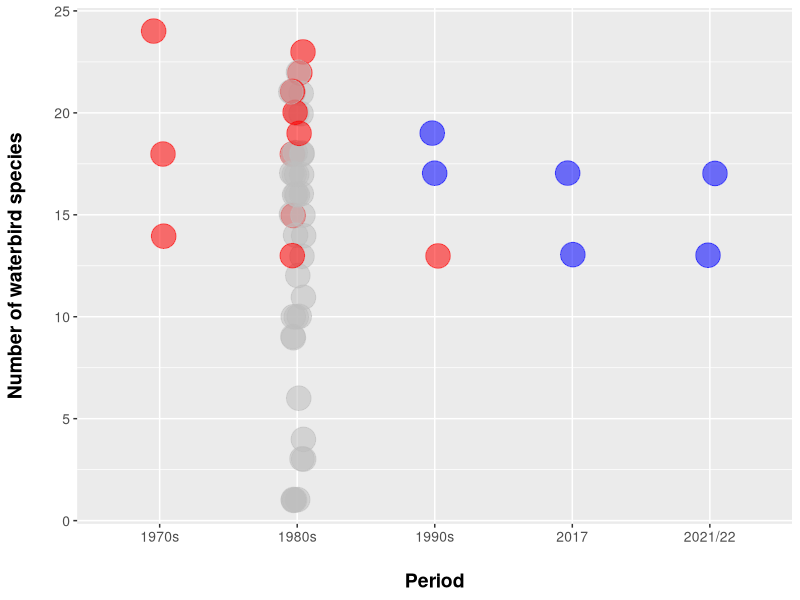
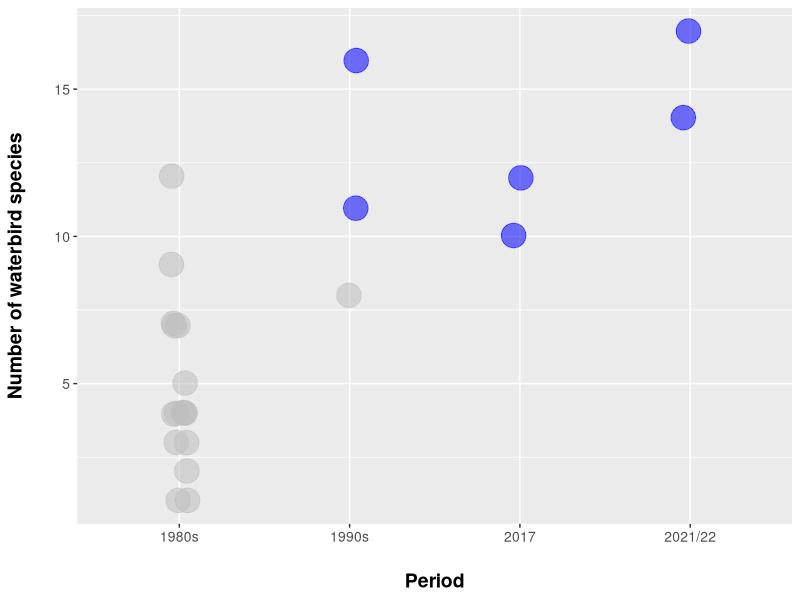
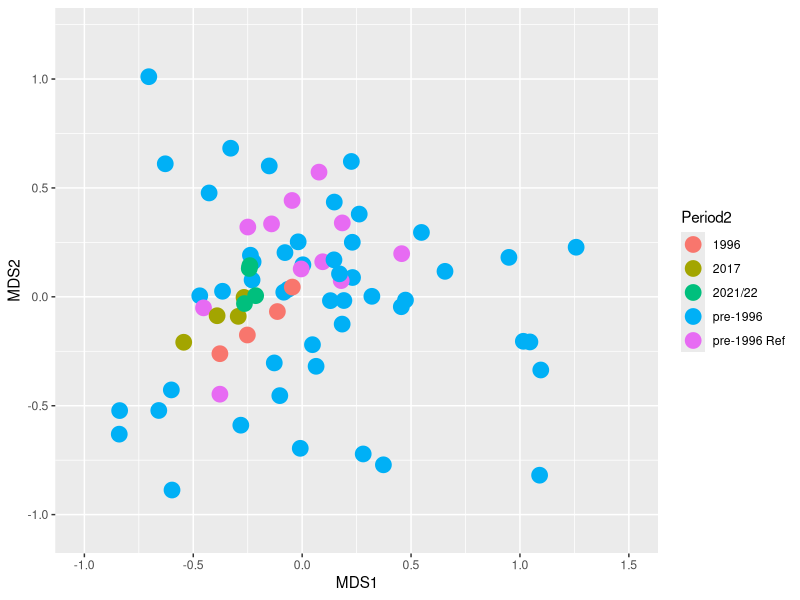
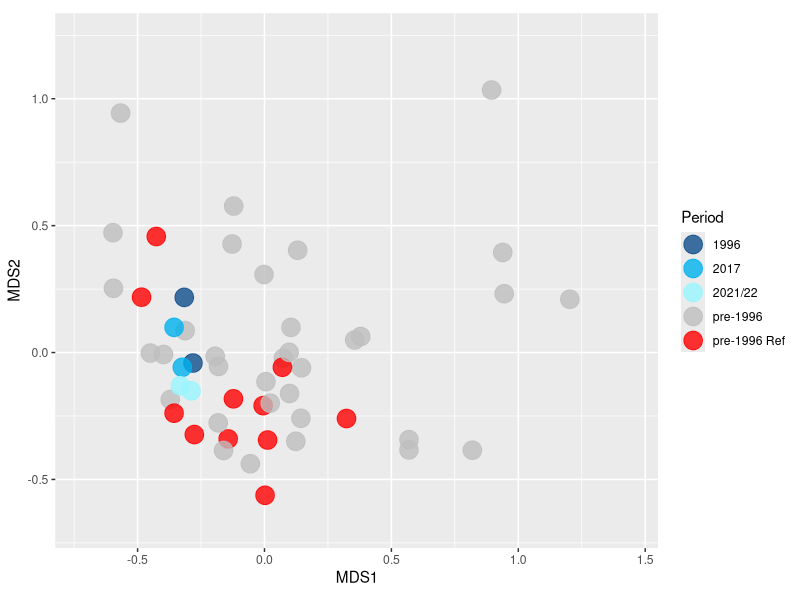
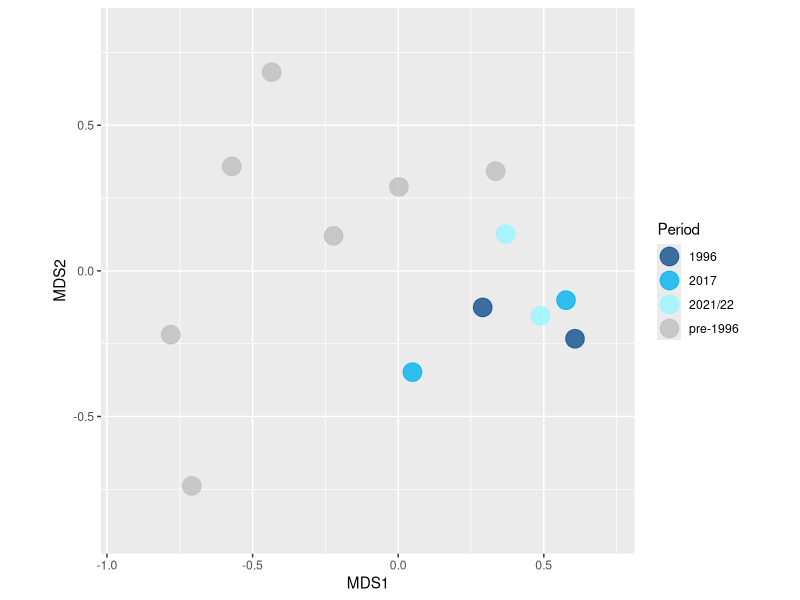
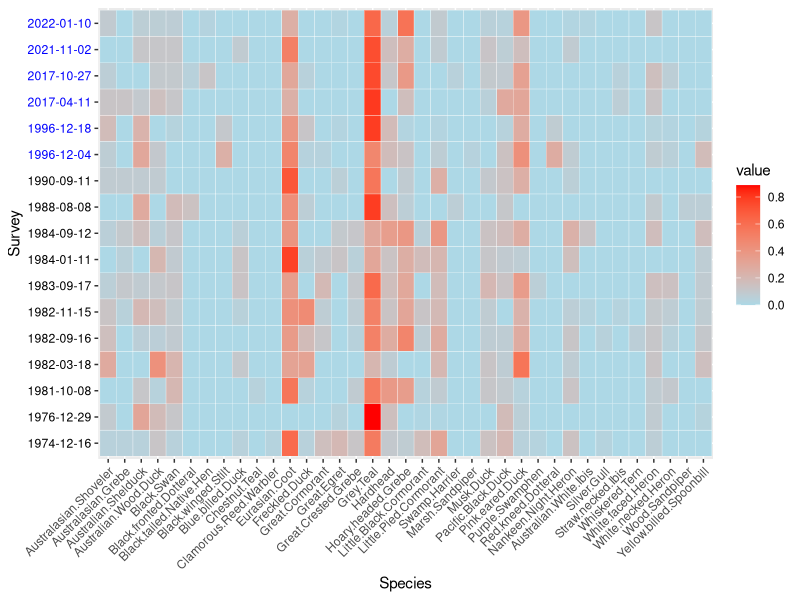
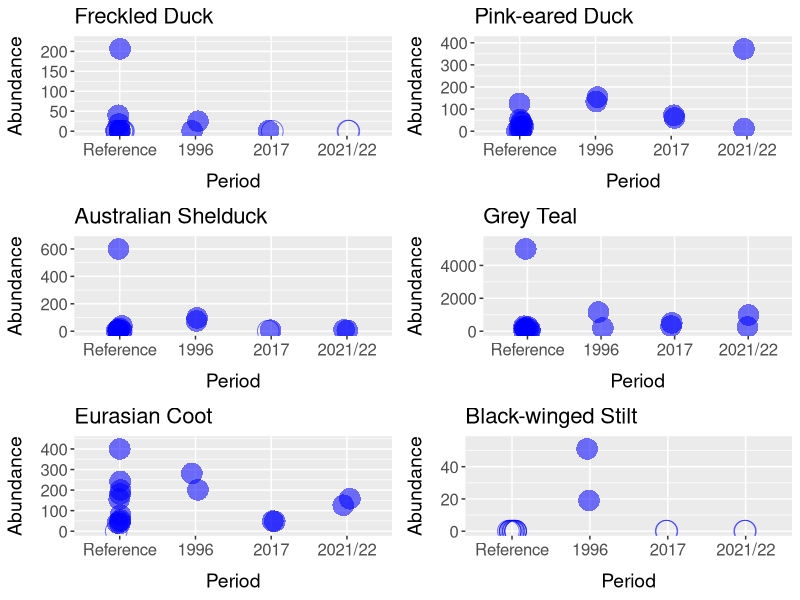
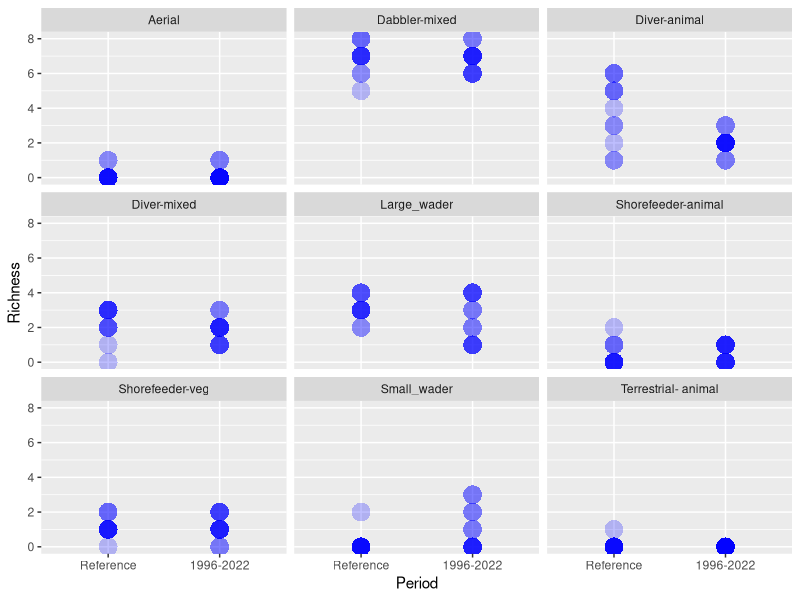

The R source for these figures, in order:
## ---- chunk 1
packages <- c("gridExtra","dendextend","bibliometrix","data.table","dplyr","scatterplot3d","plotly","RColorBrewer","stringr","rstudioapi","patchwork","glue","ClassDiscovery","vegan","tidyverse","lubridate","ggplot2","ggpubr","stringi","factoextra", "zoo","cluster","rgl","reshape2","ggthemes","data.table")
lapply(packages, require, character.only=TRUE)
## ---- chunk 2
knitr::opts_chunk$set(echo = FALSE)
knitr::opts_chunk$set(message = FALSE)
knitr::opts_chunk$set(warning = FALSE)
knitr::opts_chunk$set(error = TRUE)
knitr::opts_chunk$set(fig.align = 'center')
options(scipen=999)
set.seed(12345)
## ---- chunk 3
rawdata <- read.csv("./Newdata/Allsurveys18 3.csv", row.names = 1) 
#retain 'rawdata' as an unmodified waterbird import
rawdata$VISIT_DATE <- as.Date(rawdata$VISIT_DATE, "%d/%m/%Y") #convert waterbird survey d
## ---- chunk 4
rawdata3 <- rawdata
rawdata3$wetland <- str_sub(row.names(rawdata3),1,1) #created new var for Toolibin or Walbyring from survey codes
## ---- chunk 5
#Toolibin scatterplot
rawdata3.T <- filter(rawdata3, wetland == "T") #extract just Toolibin data
rawdata3.T$colour <- rawdata3.T$All_Ref #new variable (colour) to indicate whether survey is considered reference (Y and N) or is part of the 1996+ monitoring (M) surveys
rawdata3.T$colour <- gsub('N', 'Blue', rawdata3.T$colour)
rawdata3.T$colour <- gsub('Y', 'Red', rawdata3.T$colour)
rawdata3.T$colour <- gsub('M', 'Black', rawdata3.T$colour)

ggplot(data = rawdata3.T, aes(x = Period, y = RICHNESS)) + geom_jitter(aes(colour = colour, alpha = 0.2), size=8, width = 0.05, height = 0.05) + xlab("Period") + ylab("Number of waterbird species") + theme(axis.title.x = element_text(margin=margin(t=20))) + theme(axis.title.y = element_text(margin=margin(r=20))) +theme(axis.text=element_text(size=10), axis.title=element_text(size=14,face="bold")) + theme(legend.position="none") + scale_color_manual(values = c("Blue", "Grey", "Red"))
## ---- chunk 6
#Walbyring scatterplot
rawdata3.W <- filter(rawdata3, wetland == "W")
rawdata3.W$colour <- rawdata3.W$All_Ref #new variable (colour) for depth and completeness of surveys
ggplot(data = rawdata3.W, aes(x = Period, y = RICHNESS)) + geom_jitter(aes(colour = colour, alpha = 0.2), size=8, width = 0.05, height = 0.05) + xlab("Period") + ylab("Number of waterbird species") + theme(axis.title.x = element_text(margin=margin(t=20))) + theme(axis.title.y = element_text(margin=margin(r=20))) +theme(axis.text=element_text(size=10), axis.title=element_text(size=14,face="bold")) + theme(legend.position="none") + scale_color_manual(values = c("Blue", "Grey", "Red"))
## ---- chunk 7
comdata <- subset(rawdata, RICHNESS > 1)
comdata <- comdata[!rownames(comdata) == "T1075", ]
comdata.fact <- comdata[, 1:8] #add factorsfactors
comdata.fact$Survey <- row.names(comdata.fact)
comdata <- comdata[, -(1:8)] #remove factors from data file
comdata[1:5, 1:5] #check first five lines & columns of data file
comdata[is.na(comdata)]<-0 # replace na with 0
comdata.pa<-decostand(comdata,"pa") #create presence/absence matrix
comdata.hel<-decostand(comdata,"hellinger") # create helinger transformed matrix
## ---- chunk 8
mds1 <- metaMDS(comdata.hel, distance ="bray", k=2) #nMDS in 2 dimensions
## ---- chunk 9
mds2 <- metaMDS(comdata.hel, distance = "bray", k=3) #nMDS in 3 dimensions
## ---- chunk 10
#Extract mds2 coordinates and create new dataframe with coordinates, survey, and survey period
mds2.pts <- as.data.frame(mds2$points) #extract 2D ordination coordinates (points)
mds2.pts$Survey <- row.names(mds2.pts)
mds2.pts$Period2 <- comdata.fact[match(mds2.pts$Survey, comdata.fact$Survey), 3] #column '2' has 'Period'
## ---- chunk 11
#first set axis limits based on maximum values of coordinates
Xmin <- min(mds2.pts$MDS1)*1.2 
Xmax <- max(mds2.pts$MDS1)*1.2
Ymin <- min(mds2.pts$MDS2)*1.2
Ymax <- max(mds2.pts$MDS2)*1.2
ggplot(mds2.pts, aes(x=MDS1, y=MDS2)) + xlim(Xmin,Xmax) + ylim(Ymin,Ymax) + geom_point(aes(colour=Period2), size=5) + coord_fixed(ratio = 1)
## ---- chunk 12
comdataRT <- rawdata[rawdata$RICHNESS > 1, ]
comdataRT <- comdataRT[!rownames(comdataRT) == "T1075", ]
comdataRT[is.na(comdataRT)] <- 0 # replace na with 0
comdataRT <- comdataRT[grep("^T", row.names(comdataRT)),] #extracts Toolibin
comdataRT.fact <- comdataRT[, 1:8]
comdataRT.fact$Survey <- row.names(comdataRT.fact)
comdataRT.fact$YM <- format(as.Date(comdataRT.fact$VISIT_DATE), "%m-%y")
comdataRT.fact$Depthcat <- if_else(comdataRT.fact$DEPTH >0.599, "D", "S") #D = deep, S = shallow
comdataRT.fact$AvN <- paste(comdataRT.fact$ALL_SPECIES, comdataRT.fact$Depthcat) #new variable (colour) for depth and completeness of surveys
comdataRT <- comdataRT[, -(1:8)] #remove factors from data file
comdataRT <- comdataRT[, colSums(comdataRT) != 0]
comdataRT.pa <-decostand(comdataRT,"pa") #create presence/absence matrix
comdataRT.hel <-decostand(comdataRT,"hellinger") # create helinger transformed matrix
row.names(comdataRT.hel) <- comdataRT.fact$VISIT_DATE
comdataRT.sqrt <- sqrt(comdataRT)
## ---- chunk 13
mds6<-metaMDS(comdataRT.hel, distance="bray", k=3) #nMDS in 3 dimensions
## ---- chunk 14
#Extract mds points and add factors
  mds6.pts <- as.data.frame(mds6$points) #extract 2D ordination coordinates (points)
  mds6.pts$Survey <- row.names(comdataRT.fact) #use survey period as row.names
  mds6.pts$YM <- comdataRT.fact$YM #add YearMonth for labelling
  mds6.pts$Period2 <- comdataRT.fact$Period2
  mds6.pts$All_Ref <- comdataRT.fact$All_Ref
  mds6.pts$Depth <- comdataRT.fact$DEPTH
  mds6.pts$AvN <- comdataRT.fact$AvN
  #mds6.pts$Period <- comdataRT.fact[match(row.names(mds6.pts), row.names(comdataRT.fact)), 2]
  #mds6.pts$Depth <- comdataRT.fact[match(row.names(mds6.pts), row.names(comdataRT.fact)), 4]
## ---- chunk 15
Xmin <- min(mds6.pts$MDS1)*1.2
Xmax <- max(mds6.pts$MDS1)*1.2
Ymin <- min(mds6.pts$MDS2)*1.2
Ymax <- max(mds6.pts$MDS2)*1.2
ggplot(mds6.pts, aes(x=MDS1, y=MDS2)) + xlim(Xmin,Xmax) + ylim(Ymin,Ymax) + geom_point(aes(colour=Period2), size=6, alpha=0.8) + coord_fixed(ratio = 1) + scale_color_manual(values = c("dodgerblue4", "deepskyblue2", "cadetblue1", "Grey","Red")) + labs(colour = "Period") 
## ---- chunk 16
comdataRW <- rawdata[rawdata$RICHNESS > 4, ] #extract surveys with richness >4
comdataRW[is.na(comdataRW)] <- 0 # replace na with 0
comdataRW <- comdataRW[grep("^W", row.names(comdataRW)),] #extracts Walbyring
comdataRW.fact <- comdataRW[, 1:8] #extracts factors as anew file
comdataRW.fact$Survey <- row.names(comdataRW.fact)
comdataRW.fact$YM <- format(as.Date(comdataRW.fact$VISIT_DATE), "%m-%y")
comdataRW <- comdataRW[, -(1:8)] #remove factors from data file
comdataRW <- comdataRW[, colSums(comdataRW) != 0]
comdataRW.pa <-decostand(comdataRW,"pa") #create presence/absence matrix
comdataRW.hel <-decostand(comdataRW,"hellinger") # create helinger transformed matrix
row.names(comdataRW.hel) <- comdataRW.fact$VISIT_DATE
## ---- chunk 17
mds6<-metaMDS(comdataRW.hel, distance="bray", k=3) #nMDS in 3 dimensions
## ---- chunk 18
#Extract mds points and add factors
  mds6.pts <- as.data.frame(mds6$points) #extract 2D ordination coordinates (points)
  mds6.pts$Survey <- row.names(comdataRW.fact) #use survey period as row.names
  mds6.pts$YM <- comdataRW.fact$YM #add YearMonth for labelling
  mds6.pts$Period2 <- comdataRW.fact$Period2
  mds6.pts$All_Ref <- comdataRW.fact$All_Ref
  mds6.pts$Depth <- comdataRW.fact$DEPTH
  mds6.pts$AvN <- comdataRW.fact$AvN
  #mds6.pts$Period <- comdataRW.fact[match(row.names(mds6.pts), row.names(comdataRW.fact)), 2]
  #mds6.pts$Depth <- comdataRW.fact[match(row.names(mds6.pts), row.names(comdataRW.fact)), 4]
## ---- chunk 19
Xmin <- min(mds6.pts$MDS1)*1.2
Xmax <- max(mds6.pts$MDS1)*1.2
Ymin <- min(mds6.pts$MDS2)*1.2
Ymax <- max(mds6.pts$MDS2)*1.2

ggplot(mds6.pts, aes(x=MDS1, y=MDS2)) + xlim(Xmin,Xmax) + ylim(Ymin,Ymax) + geom_point(aes(colour=Period2), size=6, alpha=0.8) + coord_fixed(ratio = 1) + scale_color_manual(values = c("dodgerblue4", "deepskyblue2", "cadetblue1", "Grey","Red")) + labs(colour = "Period") 
## ---- chunk 20
comdataHM <- rawdata[rawdata$All_Ref %in% c("Y","M"), ] #selects reference surveys
comdataHM<- comdataHM[!rownames(comdataHM) == "T1075", ] #removes 1975 presence absence data 
comdataHM <- comdataHM[grep("^T", row.names(comdataHM)),] #extracts Toolibin
comdataHM[is.na(comdataHM)] <- 0 # replace na with 0
row.names(comdataHM) <- comdataHM$VISIT_DATE
comdataHM <- comdataHM[, -(1:8)]
comdataHM <- comdataHM[, colSums(comdataHM) != 0]
comdataHM.hel <-decostand(comdataHM,"hellinger") # create helinger transformed matrix
melt_comdataHM.hel <- melt(as.matrix(comdataHM.hel))
ggplot(melt_comdataHM.hel, aes(Var2, Var1)) + geom_tile(aes(fill = value), colour = "white") + theme(axis.text.x = element_text(angle = 45, vjust = 1, hjust=1)) +
  scale_fill_gradient(low = "lightblue", high = "red") + labs(x="Species",y="Survey") + theme(axis.text.y = element_text(colour = c("black", "black","black","black","black","black","black","black","black","black","black","blue", "blue", "blue", "blue", "blue", "blue", "blue")))
## ---- chunk 21
comdataRTA <- rawdata[rawdata$All_Ref %in% c("Y","M"), ]
comdataRTA[is.na(comdataRTA)]<-0 # replace na with 0
comdataRTA <- comdataRTA[grep("^T", row.names(comdataRTA)),] #extracts Toolibin
comdataRTA <- comdataRTA[!rownames(comdataRTA) == "T1075", ] #removes 1975 presence absence data 
comdataRTA.fact <- comdataRTA[, 1:8]
comdataRTA <- comdataRTA[, -(1:8)] #remove factors from data file
comdataRTA <- comdataRTA[, colSums(comdataRTA) != 0]
comdataRTA.hel<-decostand(comdataRTA,"hellinger") # create helinger transformed matrix
#simper on transformed data
comdataRTA.Simper <- simper(comdataRTA.hel, comdataRTA.fact$All_Ref)
summary(comdataRTA.Simper)
#simper on untransformed data
comdataRTA.Simper <- simper(comdataRTA, comdataRTA.fact$All_Ref)
summary(comdataRTA.Simper)
## ---- chunk 22
comdataRTA.2 <- as.data.table(comdataRTA)
comdataRTA.2$Period <- comdataRTA.fact$Period2
comdataRTA.2$Period <- ifelse(comdataRTA.2$Period %in% c("1996","2017","2021/22"), comdataRTA.2$Period, "Reference")
## ---- chunk 23
#create new columns for specifying ggplot pch values based on presence/absence of each of the indicator species
comdataRTA.2[, FD.char := ifelse(Freckled.Duck == "0", 1, 16)]
comdataRTA.2$FD.char <- as.factor(comdataRTA.2$FD.char)
comdataRTA.2$Fd.char <- as.factor(comdataRTA.2$FD.char)

comdataRTA.2[, AS.char := ifelse(Australian.Shelduck == "0", 1, 16)]
comdataRTA.2$AS.char <- as.factor(comdataRTA.2$AS.char)
comdataRTA.2$AS.char <- as.factor(comdataRTA.2$AS.char)

comdataRTA.2[, PD.char := ifelse(Pink.eared.Duck == "0", 1, 16)]
comdataRTA.2$PD.char <- as.factor(comdataRTA.2$PD.char)
comdataRTA.2$PD.char <- as.factor(comdataRTA.2$PD.char)

comdataRTA.2[, EC.char := ifelse(Eurasian.Coot == "0", 1, 16)]
comdataRTA.2$EC.char <- as.factor(comdataRTA.2$EC.char)
comdataRTA.2$EC.char <- as.factor(comdataRTA.2$EC.char)

comdataRTA.2[, BS.char := ifelse(Black.winged.Stilt == "0", 1, 16)]
comdataRTA.2$BS.char <- as.factor(comdataRTA.2$BS.char)
comdataRTA.2$BS.char <- as.factor(comdataRTA.2$BS.char)

comdataRTA.2[, GT.char := ifelse(Grey.Teal == "0", 1, 16)]
comdataRTA.2$GT.char <- as.factor(comdataRTA.2$GT.char)
comdataRTA.2$GT.char <- as.factor(comdataRTA.2$GT.char)
## ---- chunk 24
max_y <- max(comdataRTA.2$Freckled.Duck)
FD <- ggplot(comdataRTA.2, aes(x = Period, y = Freckled.Duck, alpha = 0.2, shape = factor(FD.char))) + 
  scale_shape_manual(values = c(1, 16)) +
  geom_jitter(width = 0.05, size = 7, colour="blue") + 
  scale_x_discrete(limits = c("Reference","1996","2017","2021/22")) + 
  theme(legend.position = "none") + 
  theme(axis.text = element_text(size = 12)) + 
  theme(axis.title = element_text(size = 14)) + 
  coord_cartesian(ylim = c(0, max_y*1.1)) +
  ylab("Abundance") + 
  ggtitle("Freckled Duck") + 
  theme(plot.title = element_text(size = 16)) + 
  theme(axis.title.x = element_text(margin = margin(t = 10)), axis.title.y = element_text(margin = margin(r = 10)))

max_y <- max(comdataRTA.2$Australian.Shelduck)
AS <- ggplot(comdataRTA.2, aes(x = Period, y = Australian.Shelduck, alpha = 0.2, shape = factor(AS.char))) + 
  scale_shape_manual(values = c(1, 16)) +
  geom_jitter(width = 0.05, height = 0, size = 7, colour="blue") + 
  scale_x_discrete(limits = c("Reference","1996","2017","2021/22")) + 
  theme(legend.position = "none") + 
  theme(axis.text = element_text(size = 12)) + 
  theme(axis.title = element_text(size = 14)) + 
  coord_cartesian(ylim = c(0, max_y*1.1)) +
  ylab("Abundance") + 
  ggtitle("Australian Shelduck") + 
  theme(plot.title = element_text(size = 16)) + 
  theme(axis.title.x = element_text(margin = margin(t = 10)), axis.title.y = element_text(margin = margin(r = 10)))

max_y <- max(comdataRTA.2$Pink.eared.Duck)
PD <- ggplot(comdataRTA.2, aes(x = Period, y = Pink.eared.Duck, alpha = 0.2, shape = factor(PD.char))) + 
  scale_shape_manual(values = c(1, 16)) +
  geom_jitter(width = 0.05, height = 0, size = 7, colour="blue") +  
  scale_x_discrete(limits = c("Reference","1996","2017","2021/22")) + 
  theme(legend.position = "none") + 
  theme(axis.text = element_text(size = 12)) + 
  theme(axis.title = element_text(size = 14)) + 
  coord_cartesian(ylim = c(0, max_y*1.1)) +
  ylab("Abundance") + 
  ggtitle("Pink-eared Duck") + 
  theme(plot.title = element_text(size = 16)) + 
  theme(axis.title.x = element_text(margin = margin(t = 10)), axis.title.y = element_text(margin = margin(r = 10)))

max_y <- max(comdataRTA.2$Eurasian.Coot)
EC <- ggplot(comdataRTA.2, aes(x = Period, y = Eurasian.Coot, alpha = 0.2, shape = factor(EC.char))) + 
  scale_shape_manual(values = c(1, 16)) +
  geom_jitter(width = 0.05, height = 0, size = 7, colour="blue") + 
  scale_x_discrete(limits = c("Reference","1996","2017","2021/22")) + 
  theme(legend.position = "none") + 
  theme(axis.text = element_text(size = 12)) + 
  theme(axis.title = element_text(size = 14)) + 
  coord_cartesian(ylim = c(0, max_y*1.1)) +
  ylab("Abundance") + 
  ggtitle("Eurasian Coot") + 
  theme(plot.title = element_text(size = 16)) + 
  theme(axis.title.x = element_text(margin = margin(t = 10)), axis.title.y = element_text(margin = margin(r = 10)))

max_y <- max(comdataRTA.2$Black.winged.Stilt)
BS <- ggplot(comdataRTA.2, aes(x = Period, y = Black.winged.Stilt, alpha = 0.2, shape = factor(BS.char))) + 
  scale_shape_manual(values = c(1, 16)) +
  geom_jitter(width = 0.05, height = 0, size = 7, colour="blue") + 
  scale_x_discrete(limits = c("Reference","1996","2017","2021/22")) + 
  theme(legend.position = "none") + 
  theme(axis.text = element_text(size = 12)) + 
  theme(axis.title = element_text(size = 14)) +  
  coord_cartesian(ylim = c(0, max_y*1.1)) +
  ylab("Abundance") + 
  ggtitle("Black-winged Stilt") + 
  theme(plot.title = element_text(size = 16)) + 
  theme(axis.title.x = element_text(margin = margin(t = 10)), axis.title.y = element_text(margin = margin(r = 10)))

max_y <- max(comdataRTA.2$Grey.Teal)
GT <- ggplot(comdataRTA.2, aes(x = Period, y = Grey.Teal, alpha = 0.2, shape = factor(GT.char))) + 
  scale_shape_manual(values = 16) +
  geom_jitter(width = 0.05, height = 0, size = 7, colour="blue") + 
  scale_x_discrete(limits = c("Reference","1996","2017","2021/22")) + 
  theme(legend.position = "none") + 
  theme(axis.text = element_text(size = 12)) + 
  theme(axis.title = element_text(size = 14)) + 
  coord_cartesian(ylim = c(0, max_y*1.1)) +
  ylab("Abundance") + 
  ggtitle("Grey Teal") + 
  theme(plot.title = element_text(size = 16)) + 
  theme(axis.title.x = element_text(margin = margin(t = 10)), axis.title.y = element_text(margin = margin(r = 10)))

grid.arrange(FD, PD, AS, GT, EC, BS, ncol = 2, nrow = 3)
## ---- chunk 25
guilds <- read.csv("./Newdata/ToolibinGuilds.csv") #import Stuart Halse guild data
comdataRTA.guilds <- rawdata[rawdata$All_Ref %in% c("Y","M"), ] #copy raw data and extract only reference and modern surveys
comdataRTA.guilds[is.na(comdataRTA.guilds)]<-0 # replace na with 0
comdataRTA.guilds <- comdataRTA.guilds[grep("^T", row.names(comdataRTA.guilds)),] #extracts Toolibin
comdataRTA.guilds <- comdataRTA.guilds[, -(c(1,2,3,4,5,7,8))] #removes factors other than 'reference' and 'modern' surveys
comdataRTA.guilds$survey <- row.names(comdataRTA.guilds)
comdataRTA.guilds <- reshape2::melt(comdataRTA.guilds) #create long-format file from matrix
comdataRTA.guilds <- comdataRTA.guilds %>% rename_at('variable', ~'Species')
comdataRTA.guilds <- merge(x=comdataRTA.guilds, y=guilds, by="Species", all.x=TRUE);
comdataRTA.guilds <- as.data.table(comdataRTA.guilds[comdataRTA.guilds$value != 0, ]) #remove zero counts
write.csv(comdataRTA.guilds, "./guilds-species.csv")
#sum species richness by guild
comdataRTA.guilds <- comdataRTA.guilds %>% group_by(survey,All_Ref,Guild) %>% summarise(no_rows = length(Guild))
#change column headings
colnames(comdataRTA.guilds) <- c("Survey","Period","Guild","Richness")
#change values for Period
comdataRTA.guilds[comdataRTA.guilds == "Y"] <- "Reference"
comdataRTA.guilds[comdataRTA.guilds == "M"] <- "1996-2022"
#create short-format matrix to add in zero values for missing guilds in each survey
comdataRTA.guilds.m <- dcast(comdataRTA.guilds, formula = Survey ~ Guild, value="Richness", fill=0)
write.csv(comdataRTA.guilds.m, "./guildmatrix.csv")
#convert back to long-format
comdataRTA.guilds.2 <- as.data.table(reshape2::melt(comdataRTA.guilds.m)) #create long-format file from matrix
#add back the Period column by matching back to the original data file
colnames(comdataRTA.guilds.2)[2] <- 'Guild'
colnames(comdataRTA.guilds.2)[3] <- 'Richness'
#add Period back in to datafile
comdataRTA.guilds.2$Period <- comdataRTA.guilds$Period[match(comdataRTA.guilds.2$Survey, c(comdataRTA.guilds$Survey))]
#create new column for values of alpha (transparency) in ggplot
comdataRTA.guilds.2[, alphaprop := ifelse(comdataRTA.guilds.2$Period == "Reference", 0.4, 0.8)]
## ---- chunk 26
ggplot(comdataRTA.guilds.2, aes(x = Period, y = Richness, alpha = 0.4)) +
  geom_point(size=6, pch=16, colour="blue", alpha = ifelse(comdataRTA.guilds.2$Period == "Reference", 0.25, 0.5)) + scale_x_discrete(limits = c("Reference", "1996-2022")) + theme(legend.position = "none") +
  scale_alpha_continuous(range = c(0.2, 0.8)) + facet_wrap(vars(Guild))

ggplot(comdataRTA.guilds.2, aes(x = Period, y = Richness, alpha = alphaprop)) +
  geom_violin(colour="blue", fill="lightblue") + scale_x_discrete(limits = c("Reference", "1996-2022")) + theme(legend.position = "none") + facet_wrap(vars(Guild))

ggplot(comdataRTA.guilds.2, aes(Period, Richness)) +
  geom_boxplot(outlier.shape = NA, coef = 0) + scale_x_discrete(limits = c("Reference", "1996-2022")) +
  geom_jitter(width = 0.1, height = 0.1, size=2, pch=16, colour="blue", alpha = ifelse(comdataRTA.guilds.2$Period == "Reference", 0.5, 0.25)) + theme(legend.position = "none") +
  facet_wrap(vars(Guild))
## ---- chunk 27
comdataHMW <- rawdata[grep("^W", row.names(rawdata)),]
comdataHMW <- comdataHMW[comdataHMW$RICHNESS >4, ]
comdataHMW[is.na(comdataHMW)] <- 0 # replace na with 0
row.names(comdataHMW) <- comdataHMW$VISIT_DATE
comdataHMW <- comdataHMW[, -(1:8)]
comdataHMW <- comdataHMW[, colSums(comdataHMW) != 0]
comdataHMW.hel <-decostand(comdataHMW,"hellinger") # create helinger transformed matrix
melt_comdataHMW.hel <- melt(as.matrix(comdataHMW.hel))
ggplot(melt_comdataHMW.hel, aes(Var2, Var1)) + geom_tile(aes(fill = value), colour = "white") + theme(axis.text.x = element_text(angle = 45, vjust = 1, hjust=1)) +
  scale_fill_gradient(low = "lightblue", high = "red") + labs(x="Species",y="Survey") + theme(axis.text.y = element_text(colour = c("black", "black","black","black","black","black","black","black","black","black","black","black","black","black","black","black","black", "blue", "blue", "blue", "blue", "blue", "blue")))
## ---- chunk 28
comdataRWA <- rawdata[rawdata$All_Ref %in% c("N","M"), ]
comdataRWA <- comdataRWA[grep("^W", row.names(comdataRWA)),] #extracts Walbyring
comdataRWA <- comdataRWA[comdataRWA$RICHNESS >4, ]
comdataRWA[is.na(comdataRWA)]<-0 # replace na with 0
comdataRWA.fact <- comdataRWA[, 1:8]
comdataRWA <- comdataRWA[, -(1:8)] #remove factors from data file
comdataRWA <- comdataRWA[, colSums(comdataRWA) != 0]
comdataRWA.hel<-decostand(comdataRWA,"hellinger") # create helinger transformed matrix
#simper on transformed data
comdataRWA.Simper <- simper(comdataRWA.hel, comdataRWA.fact$All_Ref)
summary(comdataRWA.Simper)
#simper on untransformed data
comdataRWA.Simper <- simper(comdataRWA, comdataRWA.fact$All_Ref)
summary(comdataRWA.Simper)
## ---- chunk 29
#Toolibin Lake
Toolibin.stack <- rawdata[grep("^T", row.names(rawdata)),] #import waterbird data and extract Toolibin surveys
Toolibin.stack <- Toolibin.stack[Toolibin.stack$All_Ref %in% c("Y","M"), ] #restricted to 1996 to 2022 plus reference surveys
Toolibin.stack <- Toolibin.stack[!rownames(Toolibin.stack) == "T1075", ]
Toolibin.stack <- subset(Toolibin.stack, select = -c(Period, Period2, ALL_SPECIES, FHS_Ref, All_Ref, DEPTH, RICHNESS)) #remove unwanted columns
Toolibin.stack <- Toolibin.stack[order(Toolibin.stack$VISIT_DATE), ] #ensure correctly sorted by date before adding an order variable
Toolibin.stack <- cbind(order = 1:nrow(Toolibin.stack), Toolibin.stack) #add an order variable for dates
Toolibin.stack <- melt(data = Toolibin.stack, id.vars = c("VISIT_DATE","order"), variable.name = "Species", value.name = "Abundance") #convert to long form
Toolibin.stack <- Toolibin.stack[complete.cases(Toolibin.stack), ] #remove rows with missing values
ToolibinGuilds <- read.csv("./Newdata/ToolibinGuilds.csv")
Toolibin.stack$Group <- ToolibinGuilds[match(Toolibin.stack$Species, ToolibinGuilds$Species), "Group"] #add column for taxonomic group
Toolibin.stack$Guild <- ToolibinGuilds[match(Toolibin.stack$Species, ToolibinGuilds$Species), "Guild"] #add column for taxonomic group
## ---- chunk 30
#Aggregate data by taxonomic group and survey, with survey and season variables for plotting
Toolibin.stack.agg.group <- aggregate(data=Toolibin.stack, Abundance ~ Group + order +VISIT_DATE, FUN="sum") #aggregate count
Toolibin.stack.agg.guild <- aggregate(data=Toolibin.stack, Abundance ~ Guild + order +VISIT_DATE, FUN="sum") #aggregate count
## ---- chunk 31
#stacked column plots for Toolibin Lake
ggplot(Toolibin.stack.agg.group, aes(x=reorder(VISIT_DATE, order), y=Abundance, fill=Group)) + geom_bar(stat="identity", colour = "black") + scale_y_continuous(breaks = seq(0,7000, by=2000), limits=c(0,7000)) + labs(x="Survey", y="Abundance") + theme (axis.text.x=element_text(angle=90)) + theme(axis.title.y = element_text(size = 15, margin = margin(t = 0, r = 20, b = 0, l = 0))) + theme(axis.title.x = element_text(size = 15, margin = margin(t = 20, r = 0, b = 0, l = 0))) + theme(axis.text.x = element_text(size=12)) + theme(axis.text.y = element_text(size=15)) + scale_fill_manual(values = c("#CD9B9B","#912CEE","#104E8B","#698B22","#00EEEE","#A2B5CD","#FFA500","#FFE1FF","#B4CDCD","#C1FFc1","#A52A2A"))
#plot by guild
ggplot(Toolibin.stack.agg.guild, aes(x=reorder(VISIT_DATE, order), y=Abundance, fill=Guild)) + geom_bar(stat="identity", colour = "black") + scale_y_continuous(breaks = seq(0,7000, by=2000), limits=c(0,7000)) + labs(x="Survey", y="Abundance") + theme (axis.text.x=element_text(angle=90)) + theme(axis.title.y = element_text(size = 15, margin = margin(t = 0, r = 20, b = 0, l = 0))) + theme(axis.title.x = element_text(size = 15, margin = margin(t = 20, r = 0, b = 0, l = 0))) + theme(axis.text.x = element_text(size=12)) + theme(axis.text.y = element_text(size=15)) + scale_fill_manual(values = c("#CD9B9B","#912CEE","#104E8B","#698B22","#00EEEE","#A2B5CD","#FFA500","#FFE1FF","#B4CDCD","#C1FFc1","#A52A2A"))
## ---- chunk 32
#Walbyring Lake
Walbyring.stack <- rawdata[grep("^W", row.names(rawdata)),] #import waterbird data and extract Walbyring surveys
Walbyring.stack <- Walbyring.stack[Walbyring.stack$RICHNESS >4, ]
Walbyring.stack <- subset(Walbyring.stack, select = -c(Period, Period2, ALL_SPECIES, FHS_Ref, All_Ref, DEPTH, RICHNESS)) #remove unwanted columns
Walbyring.stack <- Walbyring.stack[order(Walbyring.stack$VISIT_DATE), ] #ensure correctly sorted by date before adding an order variable
Walbyring.stack <- cbind(order = 1:nrow(Walbyring.stack), Walbyring.stack) #add an order variable for dates
Walbyring.stack <- melt(data = Walbyring.stack, id.vars = c("VISIT_DATE","order"), variable.name = "Species", value.name = "Abundance") #convert to long form
Walbyring.stack <- Walbyring.stack[complete.cases(Walbyring.stack), ] #remove rows with missing values
WalbyringGuilds <- read.csv("./Newdata/ToolibinGuilds.csv")
Walbyring.stack$Group <- WalbyringGuilds[match(Walbyring.stack$Species, WalbyringGuilds$Species), "Group"] #add column for taxonomic group
Walbyring.stack$Guild <- WalbyringGuilds[match(Walbyring.stack$Species, ToolibinGuilds$Species), "Guild"] #add column for taxonomic group
## ---- chunk 33
#Aggregate data by taxonomic group and survey, with survey and season variables for plotting
Walbyring.stack.agg.group <- aggregate(data=Walbyring.stack, Abundance ~ Group + order +VISIT_DATE, FUN="sum") #aggregate count
Walbyring.stack.agg.guild <- aggregate(data=Walbyring.stack, Abundance ~ Guild + order +VISIT_DATE, FUN="sum") #aggregate count
## ---- chunk 34
#stacked column plots for Walbyring Lake
ggplot(Walbyring.stack.agg.group, aes(x=reorder(VISIT_DATE, order), y=Abundance, fill=Group)) + geom_bar(stat="identity", colour = "black") + scale_y_continuous(breaks = seq(0,1250, by=250), limits=c(0,1250)) + labs(x="Survey", y="Abundance") + theme (axis.text.x=element_text(angle=90)) + theme(axis.title.y = element_text(size = 15, margin = margin(t = 0, r = 20, b = 0, l = 0))) + theme(axis.title.x = element_text(size = 15, margin = margin(t = 20, r = 0, b = 0, l = 0))) + theme(axis.text.x = element_text(size=12)) + theme(axis.text.y = element_text(size=15)) + scale_fill_manual(values = c("#CD9B9B","#912CEE","#104E8B","#698B22","#00EEEE","#FFE1FF","#B4CDCD"))
#plot by guild
ggplot(Walbyring.stack.agg.guild, aes(x=reorder(VISIT_DATE, order), y=Abundance, fill=Guild)) + geom_bar(stat="identity", colour = "black") + scale_y_continuous(breaks = seq(0,1250, by=250), limits=c(0,1250)) + labs(x="Survey", y="Abundance") + theme (axis.text.x=element_text(angle=90)) + theme(axis.title.y = element_text(size = 20, margin = margin(t = 0, r = 20, b = 0, l = 0))) + theme(axis.title.x = element_text(size = 20, margin = margin(t = 20, r = 0, b = 0, l = 0))) + theme(axis.text.x = element_text(size=12)) + theme(axis.text.y = element_text(size=15)) + scale_fill_manual(values = c("#912CEE","#104E8B","#698B22","#00EEEE","#A2B5CD","#FFA500","#FFE1FF"))
## ---- chunk 35
rawdata.I.orig <- read.csv("./Newdata/Invert matrix for analyses2.csv", row.names = 1)
rawdata.I <- rawdata.I.orig[, 8:37] #use only Toolibin-Walbyring data (exclude SPS sites and species names)
rawdata.I <- t(rawdata.I)
row.names(rawdata.I) <- gsub("[.]", "-", row.names(rawdata.I))
Inv.fact.orig <- read.csv("./Newdata/Invert factors.csv", row.names = 1)
Inv.fact <- Inv.fact.orig[7:36, ]
#rawdata.I[is.na(rawdata.I)]<-0 # replace na with 0
## ---- chunk 36
mds1.I <- metaMDS(rawdata.I, distance ="bray", k=2) #nMDS in 2 dimensions
#Extract mds2 coordinates and create new dataframe with coordinates, survey, and survey period
mds1.I.pts <- as.data.frame(mds1.I$points) #extract 2D ordination coordinates (points)
mds1.I.pts$Sample <- row.names(mds1.I.pts)
row.names(mds1.I.pts) <-gsub("[.]", "-", row.names(mds1.I.pts))
#mds1.I.pts$Year <- as.factor(Inv.fact[match(row.names(mds1.I.pts), row.names(Inv.fact)), 1])
mds1.I.pts$Period <- as.factor(Inv.fact[match(row.names(mds1.I.pts), row.names(Inv.fact[1:30, ])), 1])
mds1.I.pts$Survey <- as.factor(Inv.fact[match(row.names(mds1.I.pts), row.names(Inv.fact[1:30, ])), 5])
mds1.I.pts$Wetland <- as.factor(Inv.fact[match(row.names(mds1.I.pts), row.names(Inv.fact[1:30, ])), 3])
mds1.I.pts$Order <- as.factor(Inv.fact[match(row.names(mds1.I.pts), row.names(Inv.fact[1:30, ])), 4])
## ---- chunk 37
#first set axis limits based on maximum values of coordinates
Xmin <- min(mds1.I.pts$MDS1)*1.2 
Xmax <- max(mds1.I.pts$MDS1)*1.2
Ymin <- min(mds1.I.pts$MDS2)*1.2
Ymax <- max(mds1.I.pts$MDS2)*1.2
ggplot(mds1.I.pts, aes(x=MDS1, y=MDS2, colour = Wetland)) + xlim(Xmin,Xmax) + ylim(Ymin,Ymax) +
  geom_point(aes(pch = Survey), size=7) +
  coord_fixed(ratio = 1) + theme(text = element_text(size=15)) +
  scale_colour_manual(values = c("lightblue","darkblue")) + scale_shape_manual(values = c(20,15,17,18,16)) 
#+ geom_text(aes(label=Sample), size=2, vjust=1, hjust=1.3) #add labels if needed
## ---- chunk 38
#create datasets
rawdata.I2 <- rawdata.I.orig[, 2:42] #remove species names
rawdata.I2 <- t(rawdata.I2)
row.names(rawdata.I2) <- gsub("[.]", "-", row.names(rawdata.I2))
Inv.fact.orig <- read.csv("./Newdata/Invert factors.csv", row.names = 1) #import site factor variables
Inv.fact2 <- Inv.fact.orig
#rawdata.I[is.na(rawdata.I)]<-0 # replace na with 0
## ---- chunk 39
#ordination
mds2.I <- metaMDS(rawdata.I2, distance ="bray", k=2) #nMDS in 2 dimensions
#Extract mds2 coordinates and create new dataframe with coordinates, survey, and survey period
mds2.I.pts <- as.data.frame(mds2.I$points) #extract 2D ordination coordinates (points)
mds2.I.pts$Sample <- row.names(mds2.I.pts)
row.names(mds2.I.pts) <-gsub("[.]", "-", row.names(mds2.I.pts))
#mds2.I.pts$Year <- as.factor(Inv.fact[match(row.names(mds2.I.pts), row.names(Inv.fact)), 1])
mds2.I.pts$Period <- as.factor(Inv.fact2[match(row.names(mds2.I.pts), row.names(Inv.fact2)), 1])
mds2.I.pts$Survey <- as.factor(Inv.fact2[match(row.names(mds2.I.pts), row.names(Inv.fact2)), 5])
mds2.I.pts$Wetland <- as.factor(Inv.fact2[match(row.names(mds2.I.pts), row.names(Inv.fact2)), 3])
mds2.I.pts$Order <- as.factor(Inv.fact2[match(row.names(mds2.I.pts), row.names(Inv.fact2)), 4])
## ---- chunk 40
#ordination plot
#first set axis limits based on maximum values of coordinates
Xmin <- min(mds2.I.pts$MDS1)*1.2 
Xmax <- max(mds2.I.pts$MDS1)*1.2
Ymin <- min(mds2.I.pts$MDS2)*1.2
Ymax <- max(mds2.I.pts$MDS2)*1.2
ggplot(mds2.I.pts, aes(x=MDS1, y=MDS2, shape = Survey)) + xlim(Xmin,Xmax) + ylim(Ymin,Ymax) + geom_point(aes(colour=Wetland), size=5) + coord_fixed(ratio = 1) + theme(text = element_text(size=15)) + scale_shape_manual(values = c(1,2,3,4,5,6,7))
#+ geom_text(aes(label=Sample), size=2, vjust=1, hjust=1.3) #add labels if needed
## ---- chunk 41
#re-run ordination without the April 2017 samples
rawdata.I3 <- rawdata.I.orig[, 2:42] #remove species names
rawdata.I3 <- rawdata.I3[, -grep("A17", colnames(rawdata.I3))] #exclude april 2017 columns
rawdata.I3 <- t(rawdata.I3)
row.names(rawdata.I3) <- gsub("[.]", "-", row.names(rawdata.I3))
Inv.fact.orig <- read.csv("./Newdata/Invert factors.csv", row.names = 1) #import site factor variables
Inv.fact3 <- Inv.fact.orig[-grep("A17", Inv.fact.orig$Survey), ]
#rawdata.I[is.na(rawdata.I)]<-0 # replace na with 0
## ---- chunk 42
#ordination
mds3.I <- metaMDS(rawdata.I3, distance ="bray", k=2) #nMDS in 2 dimensions
#Extract mds2 coordinates and create new dataframe with coordinates, survey, and survey period
mds3.I.pts <- as.data.frame(mds3.I$points) #extract 2D ordination coordinates (points)
mds3.I.pts$Sample <- row.names(mds3.I.pts)
row.names(mds3.I.pts) <-gsub("[.]", "-", row.names(mds3.I.pts))
#mds3.I.pts$Year <- as.factor(Inv.fact[match(row.names(mds3.I.pts), row.names(Inv.fact)), 1])
mds3.I.pts$Period <- as.factor(Inv.fact2[match(row.names(mds3.I.pts), row.names(Inv.fact2)), 1])
mds3.I.pts$Survey <- as.factor(Inv.fact2[match(row.names(mds3.I.pts), row.names(Inv.fact2)), 5])
mds3.I.pts$Wetland <- as.factor(Inv.fact2[match(row.names(mds3.I.pts), row.names(Inv.fact2)), 3])
mds3.I.pts$Order <- as.factor(Inv.fact2[match(row.names(mds3.I.pts), row.names(Inv.fact2)), 4])
## ---- chunk 43
#stress of the above ordination is very high (best 0.19) so repeated as a 3D ordination
mds3.I <- metaMDS(rawdata.I3, distance ="bray", k=3) #nMDS in 2 dimensions
#Extract mds2 coordinates and create new dataframe with coordinates, survey, and survey period
mds3.I.pts <- as.data.frame(mds3.I$points) #extract 2D ordination coordinates (points)
mds3.I.pts$Sample <- row.names(mds3.I.pts)
row.names(mds3.I.pts) <-gsub("[.]", "-", row.names(mds3.I.pts))
#mds3.I.pts$Year <- as.factor(Inv.fact[match(row.names(mds3.I.pts), row.names(Inv.fact)), 1])
mds3.I.pts$Period <- as.factor(Inv.fact2[match(row.names(mds3.I.pts), row.names(Inv.fact2)), 1])
mds3.I.pts$Survey <- as.factor(Inv.fact2[match(row.names(mds3.I.pts), row.names(Inv.fact2)), 5])
mds3.I.pts$Wetland <- as.factor(Inv.fact2[match(row.names(mds3.I.pts), row.names(Inv.fact2)), 3])
mds3.I.pts$Order <- as.factor(Inv.fact2[match(row.names(mds3.I.pts), row.names(Inv.fact2)), 4])
mds3.I.pts$Col <- as.character(mds3.I.pts$Wetland)
mds3.I.pts$Col <- replace(mds3.I.pts$Col, mds3.I.pts$Col == "Toolibin", "red")
mds3.I.pts$Col <- replace(mds3.I.pts$Col, mds3.I.pts$Col == "Walbyring", "blue")
mds3.I.pts$Col <- replace(mds3.I.pts$Col, mds3.I.pts$Col == "Reference", "green")
mds3.I.pts$Col <- as.factor(mds3.I.pts$Col)
## ---- chunk 44
#ordination plot
#first set axis limits based on maximum values of coordinates
Xmin <- min(mds3.I.pts$MDS1)*1.2 
Xmax <- max(mds3.I.pts$MDS1)*1.2
Ymin <- min(mds3.I.pts$MDS2)*1.2
Ymax <- max(mds3.I.pts$MDS2)*1.2
ggplot(mds3.I.pts, aes(x=MDS1, y=MDS2, colour = Wetland, shape = Survey)) + xlim(Xmin,Xmax) + ylim(Ymin,Ymax) + geom_point(size=5) + coord_fixed(ratio = 1) + theme(text = element_text(size=15)) + scale_colour_manual(values = c("red","green","lightblue","darkblue")) + scale_shape_manual(values = c(15,16,17,18,19,16))
#+ geom_text(aes(label=Sample), size=2, vjust=1, hjust=1.3) #add labels if needed
## ---- chunk 45
clusdist <- vegdist(rawdata.I3, method="bray")
clusanal <- hclust(clusdist, method="average") 
plot(clusanal, xlab="Survey", ylab="Bray")
## ---- chunk 46
#Load and format data
#create long file for aggregation in next chunks
rawdata.IR.orig <- t(read.csv("./Newdata/Invert matrix for richness4.csv", row.names = 1))
rawdata.IR <- as.matrix(rawdata.IR.orig)
Inv.stack <- as.data.frame(as.table(rawdata.IR))
colnames(Inv.stack) <- c("Sample", "Code", "Presence")
Inv.stack$Wetland <- substr(Inv.stack$Sample, 1, 1) #create new variable for wetland (Toolibin or Walbyring)
Inv.stack$Period <- substr(Inv.stack$Sample, 4,6) #create new variable for survey period
Inv.stack$Period <- gsub("^(?!N|O|J|D|A).*", "ref", Inv.stack$Period, perl = TRUE) #substitute ref in the Period column
Inv.stack$Sample <-gsub("[.]", "-", Inv.stack$Sample) #convert dot in sample names to a dash for consistency between files (the dots are created on sample import).
Taxonomy3 <- read.csv("./Newdata/Taxonomy3.csv")
colnames(Taxonomy3) <- c("Group", "Group.order", "Code", "LowestID")
Inv.stack$Group <- Taxonomy3[match(Inv.stack$Code, Taxonomy3$Code), 1] #add invertebrate group to the data field to be used for stacking.
Inv.stack$Presence <- as.numeric(Inv.stack$Presence)
Inv.fact.orig <- read.csv("./Newdata/Invert factors.csv", row.names = 1)
## ---- chunk 47
#Tolibin plots by sample
# Aggregate data by taxonomic group and sample for just Lake Toolibin and produce a stacked column plot
Inv.stack.T <- subset(Inv.stack, Wetland %in% c("T","S")) #create Toolibin only dataset
Inv.stack.T.agg <- aggregate(data=Inv.stack.T, Presence ~ Sample + Group, FUN = "sum") #aggregate count data by species and survey
#Inv.stack.T.agg <- Inv.stack.T.agg[!Inv.stack.T.agg$Group %in% c("Nematodes","Turbellarians","Hydrozoans","Sponges"), ]
#Inv.fact.orig$Period <- substr(row.names(Inv.fact.orig), 4,6) #not needed now?
Inv.stack.T.agg$Order <- Inv.fact.orig[match(Inv.stack.T.agg$Sample, row.names(Inv.fact.orig)), 4] #add in a variable for ordering the samples on the column plots- from the factor file.
Inv.stack.T.agg$Grouporder <- as.factor(Taxonomy3[match(Inv.stack.T.agg$Group, Taxonomy3$Group), 2]) #add in a variable for ordering the samples on the column plots- from the factor file.
Inv.stack.T.agg <- setorder(Inv.stack.T.agg, cols = "Grouporder") #order by taxonomic group
Inv.stack.T.agg$Grouporder <- as.factor(Taxonomy3[match(Inv.stack.T.agg$Group, Taxonomy3$Group), 2]) #add in a variable for ordering the samples on the column plots- from the factor file.
## ---- chunk 48
ggplot(Inv.stack.T.agg, aes(x=reorder(Sample, Order), y=Presence, fill=Grouporder)) + 
  geom_bar(stat="identity", colour = "black") +
  scale_fill_manual(values = c("#FFD700","#FFA54F","#CDB38B","#FFAEB9","#FFF68F","lavender","white","plum2","#BCEE68","#66CD00","darkcyan","#FFFF00","#7FFFD4","#9AC0CD","#79CDCD","#00FFFF","#98F5FF","deepskyblue2"), labels = c('sponges','hydrozoans','Turbellarians','Nematodes','snails','leeches','oligochaetes','water mites','cladocerans','ostracods','copepods','amphipods','beetles','dipterans','hemipterans','lepiodpterans','dragonflies+damselflies','caddisflies')) + 
  xlab("Sample") +
  ylab("Number of invertebrate species") + 
  theme(axis.text = element_text(size = 12)) + 
  theme(axis.title = element_text(size = 15)) +
  theme(axis.text.x=element_text(angle = -90, hjust = 0)) +
  theme(axis.title.y = element_text(vjust = +2.5)) +
  theme(legend.title=element_blank()) + 
    geom_vline(xintercept = c(3.5, 6.5, 9.5, 12.5, 15.5), color = "black", linetype = "solid")
## ---- chunk 49
# Aggregate data by taxonomic group and sample for just Lake Walbyring and produce a stacked column plot
Inv.stack.W <- subset(Inv.stack, Wetland %in% c("W","S")) #create Toolibin only dataset
Inv.stack.W.agg <- aggregate(data=Inv.stack.W, Presence ~ Sample + Group, FUN = "sum") #aggregate count data by species and survey
#Inv.stack.W.agg <- Inv.stack.W.agg[!Inv.stack.W.agg$Group %in% c("Nematodes","Turbellarians","Hydrozoans","Sponges"), ]
#Inv.fact.orig$Period <- substr(row.names(Inv.fact.orig), 4,6) #not needed now?
Inv.stack.W.agg$Order <- Inv.fact.orig[match(Inv.stack.W.agg$Sample, row.names(Inv.fact.orig)), 4] #add in a variable for ordering the samples on the column plots- from the factor file.
Inv.stack.W.agg$Grouporder <- as.factor(Taxonomy3[match(Inv.stack.W.agg$Group, Taxonomy3$Group), 2]) #add in a variable for ordering the samples on the column plots- from the factor file.
Inv.stack.W.agg <- setorder(Inv.stack.W.agg, cols = "Grouporder") #order by taxonomic group
Inv.stack.W.agg$Grouporder <- as.factor(Taxonomy3[match(Inv.stack.W.agg$Group, Taxonomy3$Group), 2]) #add in a variable for ordering the samples on the column plots- from the factor file.
## ---- chunk 50
ggplot(Inv.stack.W.agg, aes(x=reorder(Sample, Order), y=Presence, fill=Grouporder)) + 
  geom_bar(stat="identity", colour = "black") +
  scale_fill_manual(values = c("#FFD700","#FFA54F","#CDB38B","#FFAEB9","#FFF68F","lavender","white","plum2","#BCEE68","#66CD00","darkcyan","#FFFF00","#7FFFD4","#9AC0CD","#79CDCD","#00FFFF","#98F5FF","deepskyblue2"), labels = c('sponges','hydrozoans','Turbellarians','Nematodes','snails','leeches','oligochaetes','water mites','cladocerans','ostracods','copepods','amphipods','beetles','dipterans','hemipterans','lepiodpterans','dragonflies+damselflies','caddisflies')) +
  xlab("Sample") +
  ylab("Number of invertebrate species") + 
  theme(axis.text = element_text(size = 12)) + 
  theme(axis.title = element_text(size = 15)) +
  theme(axis.text.x=element_text(angle = -90, hjust = 0)) +
  theme(axis.title.y = element_text(vjust = +2.5)) +
  theme(legend.title=element_blank()) +
  geom_vline(xintercept = c(3.5, 6.5, 9.5, 12.5, 15.5), color = "black", linetype = "solid")
## ---- chunk 51
#Load and format data
#create long file for aggregation in next chunks
rawdata.IR.orig <- t(read.csv("./Newdata/Invert matrix for richness by period2.csv", row.names = 1)) #load seperate datafile with occurrence lumped to sampling period and adjusted for larvae etc.
rawdata.IR <- as.matrix(rawdata.IR.orig)
Inv.stack <- as.data.frame(as.table(rawdata.IR))
colnames(Inv.stack) <- c("Period", "Code", "Presence")
Inv.stack$Wetland <- substr(Inv.stack$Period, 1, 1) #create new variable for wetland (Toolibin or Walbyring)
Inv.stack$Period <-gsub("[.]", "-", Inv.stack$Period) #convert dot in sample names to a dash for consistency between files (the dots are created on sample import).
Inv.stack$Period <- substr(Inv.stack$Period, 3,5) #create new variable for survey period
#Inv.stack$Period <- gsub("^(?!N|O|J|D|A).*", "ref", Inv.stack$Period, perl = TRUE) #substitute ref in the Period column
Taxonomy3 <- read.csv("./Newdata/Taxonomy3.csv")
colnames(Taxonomy3) <- c("Group", "Group.order", "Code", "LowestID")
Inv.stack$Group <- Taxonomy3[match(Inv.stack$Code, Taxonomy3$Code), 1] #add invertebrate group to the data field to be used for stacking.
Inv.stack$Presence <- as.numeric(Inv.stack$Presence)
Inv.fact.orig <- read.csv("./Newdata/Invert factors.csv", row.names = 1)
## ---- chunk 52
#plot for Toolibin by group
# Aggregate data by taxonomic group and sample for just Lake Toolibin and produce a stacked column plot
Inv.stack.T.G <- subset(Inv.stack, Wetland %in% c("T")) #create Toolibin only dataset
Inv.stack.T.G.agg <- aggregate(data=Inv.stack.T.G, Presence ~ Period + Group, FUN = "sum") #aggregate count data by species and survey
#Inv.stack.T.G.agg <- Inv.stack.T.G.agg[!Inv.stack.T.G.agg$Group %in% c("Nematodes","Turbellarians","Hydrozoans","Sponges"), ]
#Inv.fact.orig$Period <- substr(row.names(Inv.fact.orig), 4,6) #not needed now?
Inv.stack.T.G.agg$Order <- Inv.fact.orig[match(Inv.stack.T.G.agg$Period, Inv.fact.orig$Survey), 4] #add in a variable for ordering the samples on the column plots- from the factor file.
Inv.stack.T.G.agg$Grouporder <- as.factor(Taxonomy3[match(Inv.stack.T.G.agg$Group, Taxonomy3$Group), 2]) #add in a variable for ordering the samples on the column plots- from the factor file.
Inv.stack.T.G.agg <- setorder(Inv.stack.T.G.agg, cols = "Grouporder") #order by taxonomic group
Inv.stack.T.G.agg$Grouporder <- as.factor(Taxonomy3[match(Inv.stack.T.G.agg$Group, Taxonomy3$Group), 2]) #add in a variable for ordering the samples on the column plots- from the factor file.
## ---- chunk 53
ggplot(Inv.stack.T.G.agg, aes(x=reorder(Period, Order), y=Presence, fill=Grouporder)) + 
  geom_bar(stat="identity", colour = "black") +
  scale_fill_manual(values = c("#FFA54F","#CDB38B","#FFAEB9","#FFF68F","lavender","white","plum2","#BCEE68","#66CD00","darkcyan","#FFFF00","#7FFFD4","#9AC0CD","#79CDCD","#00FFFF","#98F5FF","deepskyblue2"), labels = c('hydrozoans','Turbellarians','Nematodes','snails','leeches','oligochaetes','water mites','cladocerans','ostracods','copepods','amphipods','beetles','dipterans','hemipterans','lepiodpterans','dragonflies+damselflies','caddisflies')) + 
  xlab("Sample") +
  ylab("Number of invertebrate species") + 
  theme(axis.text = element_text(size = 12)) + 
  theme(axis.title = element_text(size = 15)) +
  theme(axis.text.x=element_text(angle = -90, hjust = 0)) +
  theme(axis.title.y = element_text(vjust = +2.5)) +
  theme(legend.title=element_blank())
## ---- chunk 54
#plot for Walbyring by group
# Aggregate data by taxonomic group and sample for just Lake Toolibin and produce a stacked column plot
Inv.stack.W.G <- subset(Inv.stack, Wetland %in% c("W")) #create Toolibin only dataset
Inv.stack.W.G.agg <- aggregate(data=Inv.stack.W.G, Presence ~ Period + Group, FUN = "sum") #aggregate count data by species and survey
#Inv.stack.W.G.agg <- Inv.stack.W.G.agg[!Inv.stack.W.G.agg$Group %in% c("Nematodes","Turbellarians","Hydrozoans","Sponges"), ]
#Inv.fact.orig$Period <- substr(row.names(Inv.fact.orig), 4,6) #not needed now?
Inv.stack.W.G.agg$Order <- Inv.fact.orig[match(Inv.stack.W.G.agg$Period, Inv.fact.orig$Survey), 4] #add in a variable for ordering the samples on the column plots- from the factor file.
Inv.stack.W.G.agg$Grouporder <- as.factor(Taxonomy3[match(Inv.stack.W.G.agg$Group, Taxonomy3$Group), 2]) #add in a variable for ordering the samples on the column plots- from the factor file.
Inv.stack.W.G.agg <- setorder(Inv.stack.W.G.agg, cols = "Grouporder") #order by taxonomic group
Inv.stack.W.G.agg$Grouporder <- as.factor(Taxonomy3[match(Inv.stack.W.G.agg$Group, Taxonomy3$Group), 2]) #add in a variable for ordering the samples on the column plots- from the factor file.
## ---- chunk 55
ggplot(Inv.stack.W.G.agg, aes(x=reorder(Period, Order), y=Presence, fill=Grouporder)) + 
  geom_bar(stat="identity", colour = "black") +
  scale_fill_manual(values = c("#FFA54F","#CDB38B","#FFAEB9","#FFF68F","lavender","white","plum2","#BCEE68","#66CD00","darkcyan","#FFFF00","#7FFFD4","#9AC0CD","#79CDCD","#00FFFF","#98F5FF","deepskyblue2"), labels = c('hydrozoans','Turbellarians','Nematodes','snails','leeches','oligochaetes','water mites','cladocerans','ostracods','copepods','amphipods','beetles','dipterans','hemipterans','lepiodpterans','dragonflies+damselflies','caddisflies')) +  
  xlab("Sample") +
  ylab("Number of invertebrate species") + 
  theme(axis.text = element_text(size = 12)) + 
  theme(axis.title = element_text(size = 15)) +
  theme(axis.text.x=element_text(angle = -90, hjust = 0)) +
  theme(axis.title.y = element_text(vjust = +2.5)) +
  theme(legend.title=element_blank())
